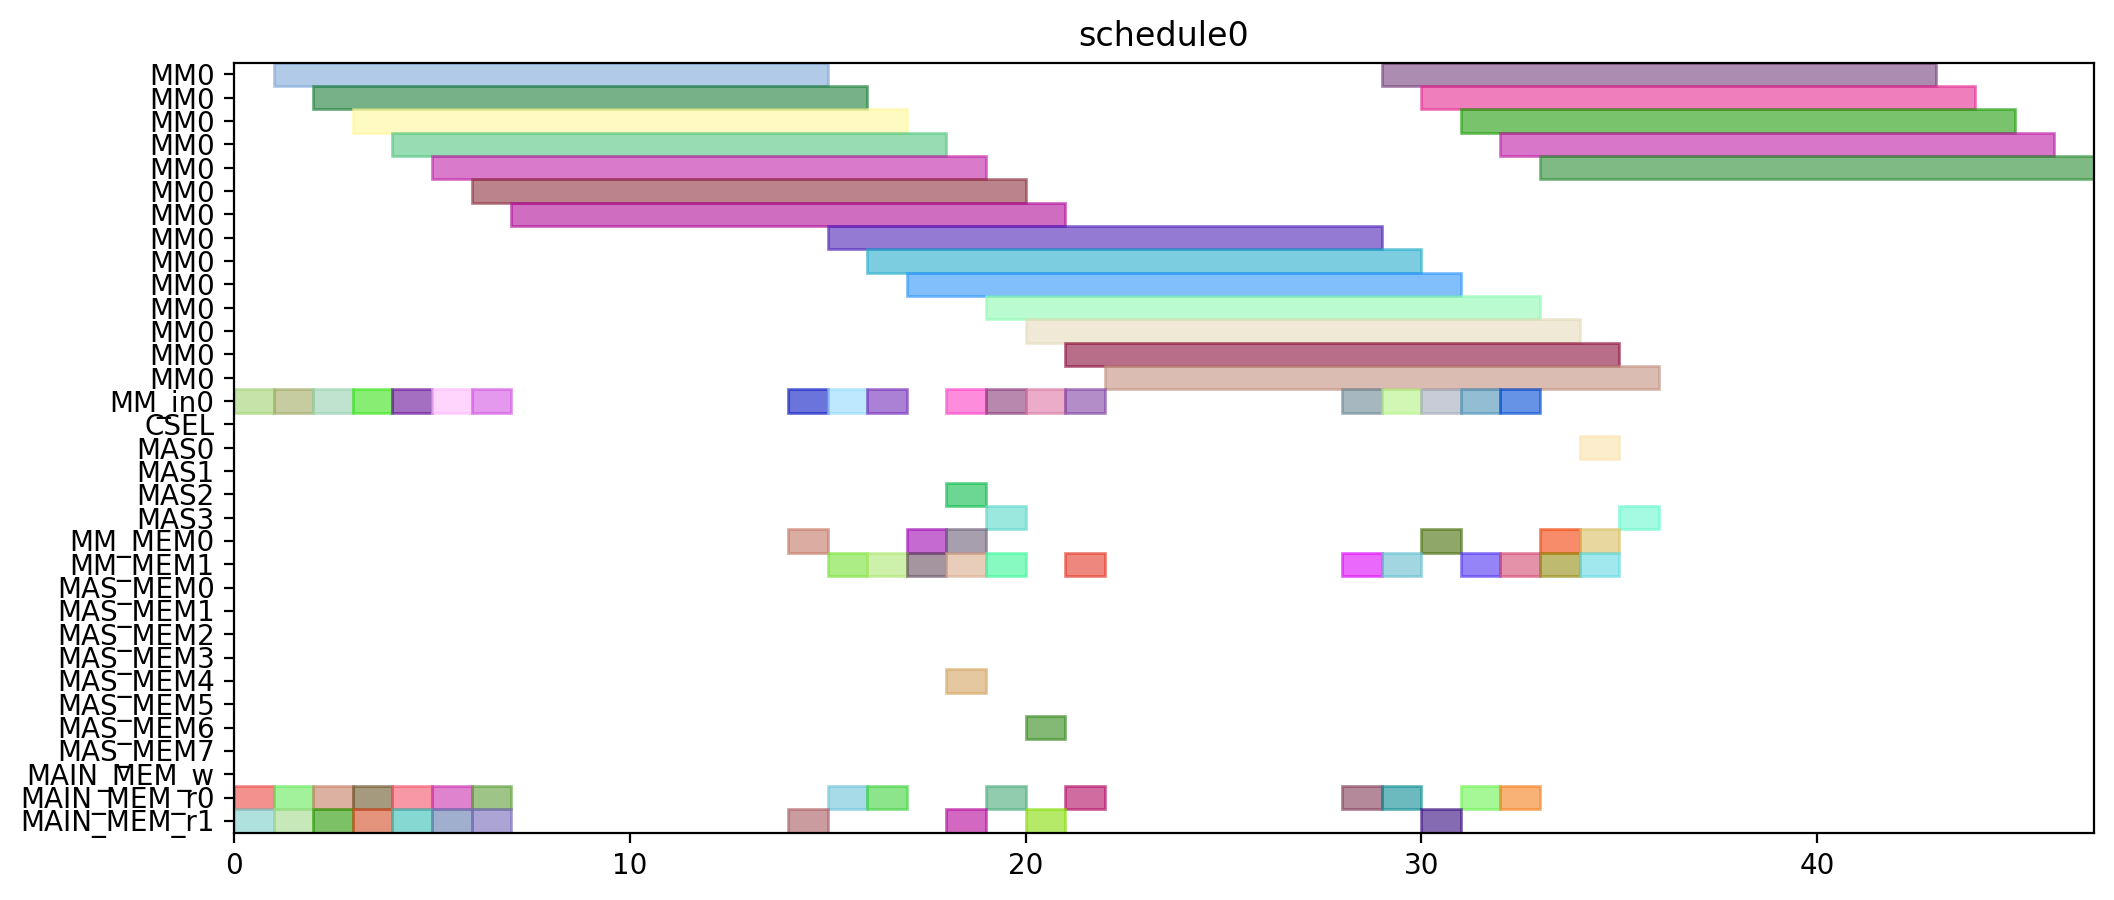

This figure's Python source:
from pyschedule import Scenario, solvers, plotters, alt


def solve():
	horizon = 120
	S = Scenario("schedule0", horizon=horizon)

	# resource
	MM = S.Resources('MM', num=1, size=14)
	MM_in = S.Resources('MM_in', num=1)
	CSEL = S.Resource('CSEL')
	MAS = S.Resources('MAS', num=4, size=1, periods=range(1, horizon))
	MM_MEM = S.Resources('MM_MEM', num=2)
	MAS_MEM = S.Resources('MAS_MEM', num=8)
	MAIN_MEM_w = S.Resource('MAIN_MEM_w', size=1)
	MAIN_MEM_r = S.Resources('MAIN_MEM_r', num=2)

	# result of previous scheduling

	# new tasks
	Z_exp2 = S.Task('Z_exp2', length=14, delay_cost=1)
	Z_exp2 += alt(MM)
	Z_exp2_in = S.Task('Z_exp2_in', length=1, delay_cost=1)
	Z_exp2_in += alt(MM_in)
	S += Z_exp2_in*MM_in[0]<=Z_exp2*MM[0]
	Z_exp2_mem0 = S.Task('Z_exp2_mem0', length=1, delay_cost=1)
	Z_exp2_mem0 += MAIN_MEM_r[0]
	S += Z_exp2_mem0 <= Z_exp2

	Z_exp2_mem1 = S.Task('Z_exp2_mem1', length=1, delay_cost=1)
	Z_exp2_mem1 += MAIN_MEM_r[1]
	S += Z_exp2_mem1 <= Z_exp2

	NX0 = S.Task('NX0', length=14, delay_cost=1)
	NX0 += alt(MM)
	NX0_in = S.Task('NX0_in', length=1, delay_cost=1)
	NX0_in += alt(MM_in)
	S += NX0_in*MM_in[0]<=NX0*MM[0]
	NX0_mem0 = S.Task('NX0_mem0', length=1, delay_cost=1)
	NX0_mem0 += MAIN_MEM_r[0]
	S += NX0_mem0 <= NX0

	NX0_mem1 = S.Task('NX0_mem1', length=1, delay_cost=1)
	NX0_mem1 += MAIN_MEM_r[1]
	S += NX0_mem1 <= NX0

	k0_10_Z1 = S.Task('k0_10_Z1', length=14, delay_cost=1)
	k0_10_Z1 += alt(MM)
	k0_10_Z1_in = S.Task('k0_10_Z1_in', length=1, delay_cost=1)
	k0_10_Z1_in += alt(MM_in)
	S += k0_10_Z1_in*MM_in[0]<=k0_10_Z1*MM[0]
	k0_10_Z1_mem0 = S.Task('k0_10_Z1_mem0', length=1, delay_cost=1)
	k0_10_Z1_mem0 += MAIN_MEM_r[0]
	S += k0_10_Z1_mem0 <= k0_10_Z1

	k0_10_Z1_mem1 = S.Task('k0_10_Z1_mem1', length=1, delay_cost=1)
	k0_10_Z1_mem1 += MAIN_MEM_r[1]
	S += k0_10_Z1_mem1 <= k0_10_Z1

	DX0 = S.Task('DX0', length=14, delay_cost=1)
	DX0 += alt(MM)
	DX0_in = S.Task('DX0_in', length=1, delay_cost=1)
	DX0_in += alt(MM_in)
	S += DX0_in*MM_in[0]<=DX0*MM[0]
	DX0_mem0 = S.Task('DX0_mem0', length=1, delay_cost=1)
	DX0_mem0 += MAIN_MEM_r[0]
	S += DX0_mem0 <= DX0

	DX0_mem1 = S.Task('DX0_mem1', length=1, delay_cost=1)
	DX0_mem1 += MAIN_MEM_r[1]
	S += DX0_mem1 <= DX0

	NY0 = S.Task('NY0', length=14, delay_cost=1)
	NY0 += alt(MM)
	NY0_in = S.Task('NY0_in', length=1, delay_cost=1)
	NY0_in += alt(MM_in)
	S += NY0_in*MM_in[0]<=NY0*MM[0]
	NY0_mem0 = S.Task('NY0_mem0', length=1, delay_cost=1)
	NY0_mem0 += MAIN_MEM_r[0]
	S += NY0_mem0 <= NY0

	NY0_mem1 = S.Task('NY0_mem1', length=1, delay_cost=1)
	NY0_mem1 += MAIN_MEM_r[1]
	S += NY0_mem1 <= NY0

	k2_14_Z1 = S.Task('k2_14_Z1', length=14, delay_cost=1)
	k2_14_Z1 += alt(MM)
	k2_14_Z1_in = S.Task('k2_14_Z1_in', length=1, delay_cost=1)
	k2_14_Z1_in += alt(MM_in)
	S += k2_14_Z1_in*MM_in[0]<=k2_14_Z1*MM[0]
	k2_14_Z1_mem0 = S.Task('k2_14_Z1_mem0', length=1, delay_cost=1)
	k2_14_Z1_mem0 += MAIN_MEM_r[0]
	S += k2_14_Z1_mem0 <= k2_14_Z1

	k2_14_Z1_mem1 = S.Task('k2_14_Z1_mem1', length=1, delay_cost=1)
	k2_14_Z1_mem1 += MAIN_MEM_r[1]
	S += k2_14_Z1_mem1 <= k2_14_Z1

	DY0 = S.Task('DY0', length=14, delay_cost=1)
	DY0 += alt(MM)
	DY0_in = S.Task('DY0_in', length=1, delay_cost=1)
	DY0_in += alt(MM_in)
	S += DY0_in*MM_in[0]<=DY0*MM[0]
	DY0_mem0 = S.Task('DY0_mem0', length=1, delay_cost=1)
	DY0_mem0 += MAIN_MEM_r[0]
	S += DY0_mem0 <= DY0

	DY0_mem1 = S.Task('DY0_mem1', length=1, delay_cost=1)
	DY0_mem1 += MAIN_MEM_r[1]
	S += DY0_mem1 <= DY0

	Z_exp3 = S.Task('Z_exp3', length=14, delay_cost=1)
	Z_exp3 += alt(MM)
	Z_exp3_in = S.Task('Z_exp3_in', length=1, delay_cost=1)
	Z_exp3_in += alt(MM_in)
	S += Z_exp3_in*MM_in[0]<=Z_exp3*MM[0]
	Z_exp3_mem0 = S.Task('Z_exp3_mem0', length=1, delay_cost=1)
	Z_exp3_mem0 += alt(MM_MEM)
	S += (Z_exp2*MM[0])-1 < Z_exp3_mem0*MM_MEM[0]
	S += Z_exp3_mem0 <= Z_exp3

	Z_exp3_mem1 = S.Task('Z_exp3_mem1', length=1, delay_cost=1)
	Z_exp3_mem1 += MAIN_MEM_r[1]
	S += Z_exp3_mem1 <= Z_exp3

	NX1_ = S.Task('NX1_', length=1, delay_cost=1)
	NX1_ += alt(MAS)
	NX1__mem0 = S.Task('NX1__mem0', length=1, delay_cost=1)
	NX1__mem0 += alt(MM_MEM)
	S += (NX0*MM[0])-1 < NX1__mem0*MM_MEM[0]
	S += NX1__mem0 <= NX1_

	NX1__mem1 = S.Task('NX1__mem1', length=1, delay_cost=1)
	NX1__mem1 += alt(MM_MEM)
	S += (k0_10_Z1*MM[0])-1 < NX1__mem1*MM_MEM[1]
	S += NX1__mem1 <= NX1_

	k0_9_Z2 = S.Task('k0_9_Z2', length=14, delay_cost=1)
	k0_9_Z2 += alt(MM)
	k0_9_Z2_in = S.Task('k0_9_Z2_in', length=1, delay_cost=1)
	k0_9_Z2_in += alt(MM_in)
	S += k0_9_Z2_in*MM_in[0]<=k0_9_Z2*MM[0]
	k0_9_Z2_mem0 = S.Task('k0_9_Z2_mem0', length=1, delay_cost=1)
	k0_9_Z2_mem0 += MAIN_MEM_r[0]
	S += k0_9_Z2_mem0 <= k0_9_Z2

	k0_9_Z2_mem1 = S.Task('k0_9_Z2_mem1', length=1, delay_cost=1)
	k0_9_Z2_mem1 += alt(MM_MEM)
	S += (Z_exp2*MM[0])-1 < k0_9_Z2_mem1*MM_MEM[1]
	S += k0_9_Z2_mem1 <= k0_9_Z2

	k1_9_Z2 = S.Task('k1_9_Z2', length=14, delay_cost=1)
	k1_9_Z2 += alt(MM)
	k1_9_Z2_in = S.Task('k1_9_Z2_in', length=1, delay_cost=1)
	k1_9_Z2_in += alt(MM_in)
	S += k1_9_Z2_in*MM_in[0]<=k1_9_Z2*MM[0]
	k1_9_Z2_mem0 = S.Task('k1_9_Z2_mem0', length=1, delay_cost=1)
	k1_9_Z2_mem0 += MAIN_MEM_r[0]
	S += k1_9_Z2_mem0 <= k1_9_Z2

	k1_9_Z2_mem1 = S.Task('k1_9_Z2_mem1', length=1, delay_cost=1)
	k1_9_Z2_mem1 += alt(MM_MEM)
	S += (Z_exp2*MM[0])-1 < k1_9_Z2_mem1*MM_MEM[1]
	S += k1_9_Z2_mem1 <= k1_9_Z2

	NY1_ = S.Task('NY1_', length=1, delay_cost=1)
	NY1_ += alt(MAS)
	NY1__mem0 = S.Task('NY1__mem0', length=1, delay_cost=1)
	NY1__mem0 += alt(MM_MEM)
	S += (NY0*MM[0])-1 < NY1__mem0*MM_MEM[0]
	S += NY1__mem0 <= NY1_

	NY1__mem1 = S.Task('NY1__mem1', length=1, delay_cost=1)
	NY1__mem1 += alt(MM_MEM)
	S += (k2_14_Z1*MM[0])-1 < NY1__mem1*MM_MEM[1]
	S += NY1__mem1 <= NY1_

	k2_13_Z2 = S.Task('k2_13_Z2', length=14, delay_cost=1)
	k2_13_Z2 += alt(MM)
	k2_13_Z2_in = S.Task('k2_13_Z2_in', length=1, delay_cost=1)
	k2_13_Z2_in += alt(MM_in)
	S += k2_13_Z2_in*MM_in[0]<=k2_13_Z2*MM[0]
	k2_13_Z2_mem0 = S.Task('k2_13_Z2_mem0', length=1, delay_cost=1)
	k2_13_Z2_mem0 += MAIN_MEM_r[0]
	S += k2_13_Z2_mem0 <= k2_13_Z2

	k2_13_Z2_mem1 = S.Task('k2_13_Z2_mem1', length=1, delay_cost=1)
	k2_13_Z2_mem1 += alt(MM_MEM)
	S += (Z_exp2*MM[0])-1 < k2_13_Z2_mem1*MM_MEM[1]
	S += k2_13_Z2_mem1 <= k2_13_Z2

	k3_14_Z2 = S.Task('k3_14_Z2', length=14, delay_cost=1)
	k3_14_Z2 += alt(MM)
	k3_14_Z2_in = S.Task('k3_14_Z2_in', length=1, delay_cost=1)
	k3_14_Z2_in += alt(MM_in)
	S += k3_14_Z2_in*MM_in[0]<=k3_14_Z2*MM[0]
	k3_14_Z2_mem0 = S.Task('k3_14_Z2_mem0', length=1, delay_cost=1)
	k3_14_Z2_mem0 += MAIN_MEM_r[0]
	S += k3_14_Z2_mem0 <= k3_14_Z2

	k3_14_Z2_mem1 = S.Task('k3_14_Z2_mem1', length=1, delay_cost=1)
	k3_14_Z2_mem1 += alt(MM_MEM)
	S += (Z_exp2*MM[0])-1 < k3_14_Z2_mem1*MM_MEM[1]
	S += k3_14_Z2_mem1 <= k3_14_Z2

	Z_exp4 = S.Task('Z_exp4', length=14, delay_cost=1)
	Z_exp4 += alt(MM)
	Z_exp4_in = S.Task('Z_exp4_in', length=1, delay_cost=1)
	Z_exp4_in += alt(MM_in)
	S += Z_exp4_in*MM_in[0]<=Z_exp4*MM[0]
	Z_exp4_mem0 = S.Task('Z_exp4_mem0', length=1, delay_cost=1)
	Z_exp4_mem0 += alt(MM_MEM)
	S += (Z_exp3*MM[0])-1 < Z_exp4_mem0*MM_MEM[0]
	S += Z_exp4_mem0 <= Z_exp4

	Z_exp4_mem1 = S.Task('Z_exp4_mem1', length=1, delay_cost=1)
	Z_exp4_mem1 += MAIN_MEM_r[1]
	S += Z_exp4_mem1 <= Z_exp4

	NX1 = S.Task('NX1', length=14, delay_cost=1)
	NX1 += alt(MM)
	NX1_in = S.Task('NX1_in', length=1, delay_cost=1)
	NX1_in += alt(MM_in)
	S += NX1_in*MM_in[0]<=NX1*MM[0]
	NX1_mem0 = S.Task('NX1_mem0', length=1, delay_cost=1)
	NX1_mem0 += alt(MAS_MEM)
	S += (NX1_*MAS[0])-1 < NX1_mem0*MAS_MEM[0]
	S += (NX1_*MAS[1])-1 < NX1_mem0*MAS_MEM[2]
	S += (NX1_*MAS[2])-1 < NX1_mem0*MAS_MEM[4]
	S += (NX1_*MAS[3])-1 < NX1_mem0*MAS_MEM[6]
	S += NX1_mem0 <= NX1

	NX1_mem1 = S.Task('NX1_mem1', length=1, delay_cost=1)
	NX1_mem1 += MAIN_MEM_r[1]
	S += NX1_mem1 <= NX1

	k0_8_Z3 = S.Task('k0_8_Z3', length=14, delay_cost=1)
	k0_8_Z3 += alt(MM)
	k0_8_Z3_in = S.Task('k0_8_Z3_in', length=1, delay_cost=1)
	k0_8_Z3_in += alt(MM_in)
	S += k0_8_Z3_in*MM_in[0]<=k0_8_Z3*MM[0]
	k0_8_Z3_mem0 = S.Task('k0_8_Z3_mem0', length=1, delay_cost=1)
	k0_8_Z3_mem0 += MAIN_MEM_r[0]
	S += k0_8_Z3_mem0 <= k0_8_Z3

	k0_8_Z3_mem1 = S.Task('k0_8_Z3_mem1', length=1, delay_cost=1)
	k0_8_Z3_mem1 += alt(MM_MEM)
	S += (Z_exp3*MM[0])-1 < k0_8_Z3_mem1*MM_MEM[1]
	S += k0_8_Z3_mem1 <= k0_8_Z3

	DX1_ = S.Task('DX1_', length=1, delay_cost=1)
	DX1_ += alt(MAS)
	DX1__mem0 = S.Task('DX1__mem0', length=1, delay_cost=1)
	DX1__mem0 += alt(MM_MEM)
	S += (DX0*MM[0])-1 < DX1__mem0*MM_MEM[0]
	S += DX1__mem0 <= DX1_

	DX1__mem1 = S.Task('DX1__mem1', length=1, delay_cost=1)
	DX1__mem1 += alt(MM_MEM)
	S += (k1_9_Z2*MM[0])-1 < DX1__mem1*MM_MEM[1]
	S += DX1__mem1 <= DX1_

	k1_8_Z3 = S.Task('k1_8_Z3', length=14, delay_cost=1)
	k1_8_Z3 += alt(MM)
	k1_8_Z3_in = S.Task('k1_8_Z3_in', length=1, delay_cost=1)
	k1_8_Z3_in += alt(MM_in)
	S += k1_8_Z3_in*MM_in[0]<=k1_8_Z3*MM[0]
	k1_8_Z3_mem0 = S.Task('k1_8_Z3_mem0', length=1, delay_cost=1)
	k1_8_Z3_mem0 += MAIN_MEM_r[0]
	S += k1_8_Z3_mem0 <= k1_8_Z3

	k1_8_Z3_mem1 = S.Task('k1_8_Z3_mem1', length=1, delay_cost=1)
	k1_8_Z3_mem1 += alt(MM_MEM)
	S += (Z_exp3*MM[0])-1 < k1_8_Z3_mem1*MM_MEM[1]
	S += k1_8_Z3_mem1 <= k1_8_Z3

	NY1 = S.Task('NY1', length=14, delay_cost=1)
	NY1 += alt(MM)
	NY1_in = S.Task('NY1_in', length=1, delay_cost=1)
	NY1_in += alt(MM_in)
	S += NY1_in*MM_in[0]<=NY1*MM[0]
	NY1_mem0 = S.Task('NY1_mem0', length=1, delay_cost=1)
	NY1_mem0 += alt(MAS_MEM)
	S += (NY1_*MAS[0])-1 < NY1_mem0*MAS_MEM[0]
	S += (NY1_*MAS[1])-1 < NY1_mem0*MAS_MEM[2]
	S += (NY1_*MAS[2])-1 < NY1_mem0*MAS_MEM[4]
	S += (NY1_*MAS[3])-1 < NY1_mem0*MAS_MEM[6]
	S += NY1_mem0 <= NY1

	NY1_mem1 = S.Task('NY1_mem1', length=1, delay_cost=1)
	NY1_mem1 += MAIN_MEM_r[1]
	S += NY1_mem1 <= NY1

	k2_12_Z3 = S.Task('k2_12_Z3', length=14, delay_cost=1)
	k2_12_Z3 += alt(MM)
	k2_12_Z3_in = S.Task('k2_12_Z3_in', length=1, delay_cost=1)
	k2_12_Z3_in += alt(MM_in)
	S += k2_12_Z3_in*MM_in[0]<=k2_12_Z3*MM[0]
	k2_12_Z3_mem0 = S.Task('k2_12_Z3_mem0', length=1, delay_cost=1)
	k2_12_Z3_mem0 += MAIN_MEM_r[0]
	S += k2_12_Z3_mem0 <= k2_12_Z3

	k2_12_Z3_mem1 = S.Task('k2_12_Z3_mem1', length=1, delay_cost=1)
	k2_12_Z3_mem1 += alt(MM_MEM)
	S += (Z_exp3*MM[0])-1 < k2_12_Z3_mem1*MM_MEM[1]
	S += k2_12_Z3_mem1 <= k2_12_Z3

	DY1_ = S.Task('DY1_', length=1, delay_cost=1)
	DY1_ += alt(MAS)
	DY1__mem0 = S.Task('DY1__mem0', length=1, delay_cost=1)
	DY1__mem0 += alt(MM_MEM)
	S += (DY0*MM[0])-1 < DY1__mem0*MM_MEM[0]
	S += DY1__mem0 <= DY1_

	DY1__mem1 = S.Task('DY1__mem1', length=1, delay_cost=1)
	DY1__mem1 += alt(MM_MEM)
	S += (k3_14_Z2*MM[0])-1 < DY1__mem1*MM_MEM[1]
	S += DY1__mem1 <= DY1_

	k3_13_Z3 = S.Task('k3_13_Z3', length=14, delay_cost=1)
	k3_13_Z3 += alt(MM)
	k3_13_Z3_in = S.Task('k3_13_Z3_in', length=1, delay_cost=1)
	k3_13_Z3_in += alt(MM_in)
	S += k3_13_Z3_in*MM_in[0]<=k3_13_Z3*MM[0]
	k3_13_Z3_mem0 = S.Task('k3_13_Z3_mem0', length=1, delay_cost=1)
	k3_13_Z3_mem0 += MAIN_MEM_r[0]
	S += k3_13_Z3_mem0 <= k3_13_Z3

	k3_13_Z3_mem1 = S.Task('k3_13_Z3_mem1', length=1, delay_cost=1)
	k3_13_Z3_mem1 += alt(MM_MEM)
	S += (Z_exp3*MM[0])-1 < k3_13_Z3_mem1*MM_MEM[1]
	S += k3_13_Z3_mem1 <= k3_13_Z3

	solvers.mip.solve(S,msg=1,kind='CPLEX',ratio_gap=1.01)

	solution = [['hoge']*len(S.solution()[1]) for i in range(len(S.solution()))]
	for i in range(len(S.solution())):
		for j in range(len(S.solution()[i])):
			solution[i][j]=str(S.solution()[i][j])
	print(solution)

	cycles = int(solution[-1][3])

	pic_file_name = "/home/mfukuda/ABE/multiRAM_multiMAS_16mux/scheduling_result/stage14MM1_stage1MAS4/ISOGENY/schedule0.png"
	if(S.solution() != []):
		plotters.matplotlib.plot(S,img_filename=pic_file_name, show_task_labels=False, fig_size=(cycles*0.25+3, 5))

	return solution
